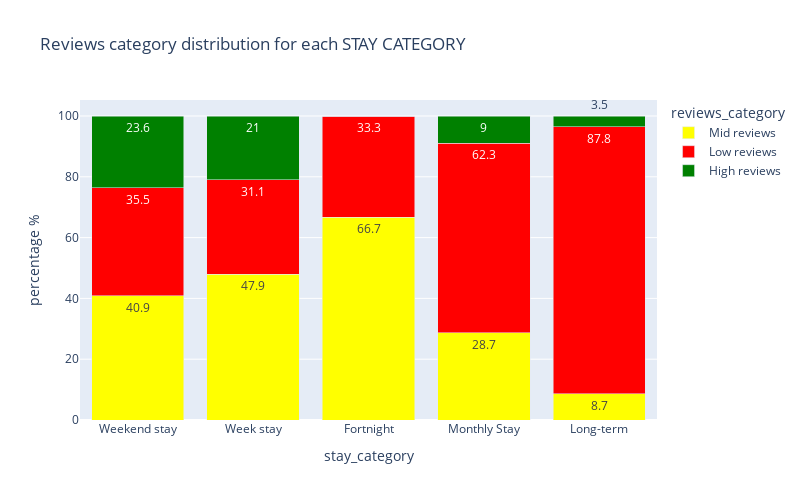

This figure's notebook cell:
### Code cell
# Let's visualize the above mentioned distribution 
# This is a bar chart for each of the STAY CATEGORIES and their share in each category in reviews

percentages = manhattan_n.groupby('stay_category')['reviews_category'].value_counts(normalize=True).mul(100).round(1).reset_index(name= 'percentage %')

fig = px.bar(
    percentages, 
    x = 'stay_category',
    y='percentage %', 
    color = 'reviews_category',
    barmode='stack',
    text_auto = True,
    color_discrete_map = {
        'High reviews' : 'green',
        'Mid reviews' : 'yellow',
        'Low reviews' : 'red'
    }, 
    title = 'Reviews category distribution for each STAY CATEGORY'
)

fig.update_layout(height = 500, width = 800)
fig.show()

# We see here that short stays (<7 nights) perform way better than monthly or long terms stays.

### Figure 1 — Plotly figure (JSON) as saved in the notebook; plotly's stock layout.template omitted (floating-point values rounded to 4 significant figures)
{"data": [{"alignmentgroup": "True", "hovertemplate": "reviews_category=Mid reviews<br>stay_category=%{x}<br>percentage %=%{y}<extra></extra>", "legendgroup": "Mid reviews", "marker": {"color": "yellow", "pattern": {"shape": ""}}, "name": "Mid reviews", "offsetgroup": "Mid reviews", "orientation": "v", "showlegend": true, "textposition": "auto", "texttemplate": "%{y}", "type": "bar", "x": ["Weekend stay", "Week stay", "Fortnight", "Monthly Stay", "Long-term"], "xaxis": "x", "y": [40.9, 47.9, 66.7, 28.7, 8.7], "yaxis": "y"}, {"alignmentgroup": "True", "hovertemplate": "reviews_category=Low reviews<br>stay_category=%{x}<br>percentage %=%{y}<extra></extra>", "legendgroup": "Low reviews", "marker": {"color": "red", "pattern": {"shape": ""}}, "name": "Low reviews", "offsetgroup": "Low reviews", "orientation": "v", "showlegend": true, "textposition": "auto", "texttemplate": "%{y}", "type": "bar", "x": ["Weekend stay", "Week stay", "Fortnight", "Monthly Stay", "Long-term"], "xaxis": "x", "y": [35.5, 31.1, 33.3, 62.3, 87.8], "yaxis": "y"}, {"alignmentgroup": "True", "hovertemplate": "reviews_category=High reviews<br>stay_category=%{x}<br>percentage %=%{y}<extra></extra>", "legendgroup": "High reviews", "marker": {"color": "green", "pattern": {"shape": ""}}, "name": "High reviews", "offsetgroup": "High reviews", "orientation": "v", "showlegend": true, "textposition": "auto", "texttemplate": "%{y}", "type": "bar", "x": ["Weekend stay", "Week stay", "Fortnight", "Monthly Stay", "Long-term"], "xaxis": "x", "y": [23.6, 21, 0, 9, 3.5], "yaxis": "y"}], "layout": {"barmode": "stack", "height": 500, "legend": {"title": {"text": "reviews_category"}, "tracegroupgap": 0}, "title": {"text": "Reviews category distribution for each STAY CATEGORY"}, "width": 800, "xaxis": {"anchor": "y", "domain": [0, 1], "title": {"text": "stay_category"}}, "yaxis": {"anchor": "x", "domain": [0, 1], "title": {"text": "percentage %"}}}}
